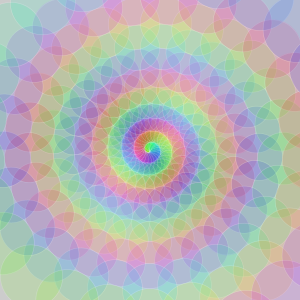
Frame 1 (no input)
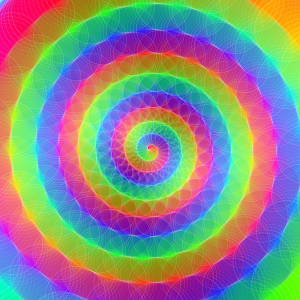
Frame 60 (the mouse pressed at the canvas centre just before this capture)
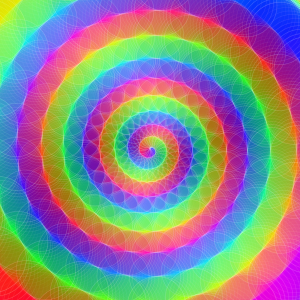
Frame 120 (the mouse held since frame 60 and released just before this capture)

The Processing sketch that drew these frames (run headless with seeded random() and noise(); from frame 60 on, the mouse is pressed at the canvas centre):

// Processing sketch: processing_84298
// ── processing_84298.pde

/*
Rainbow Maelstrom

Jacob Joaquin
jacobjoaquin@gmail.com
twitter @jacobjoaquin
*/

float hue = 0.0;
float rads = 0.0;
float inc = 0.025;
int nDots = 25;
int nOrbits = 10;
float nDotsInv;
float dotRotate;
float nDotsInvDiv8;

void setup() {
    size(300, 300);
    smooth();
    frameRate(30);
    ellipseMode(CENTER);
    colorMode(HSB);
    strokeWeight(0.5);
    stroke(255, 64);
    nDotsInv = 1.0 / nDots;
    dotRotate = TWO_PI * nDotsInv;
    nDotsInvDiv8 = nDotsInv / 8.0;
}

void draw() {
    float fromCenter = 3;
    float radius = 10.0;

    translate(150, 150);
    rotate(rads);
    rads += inc;
    hue += 3;

    if (rads >= TWO_PI) {
        rads -= TWO_PI;
    }
    
    if (hue > 255) {
        hue -= 255;   
    }
    
    for (int i = 0; i < nDots * nOrbits; i++) {
        float diameter = radius * 2;
        float c = (hue + i * 7) % 255;
        
        fill(c, 255, 255, 32);
        ellipse(0, fromCenter, diameter, diameter);
        radius = radius + radius * nDotsInvDiv8;
        fromCenter += radius * nDotsInv;
        rotate(dotRotate);
    }
}
